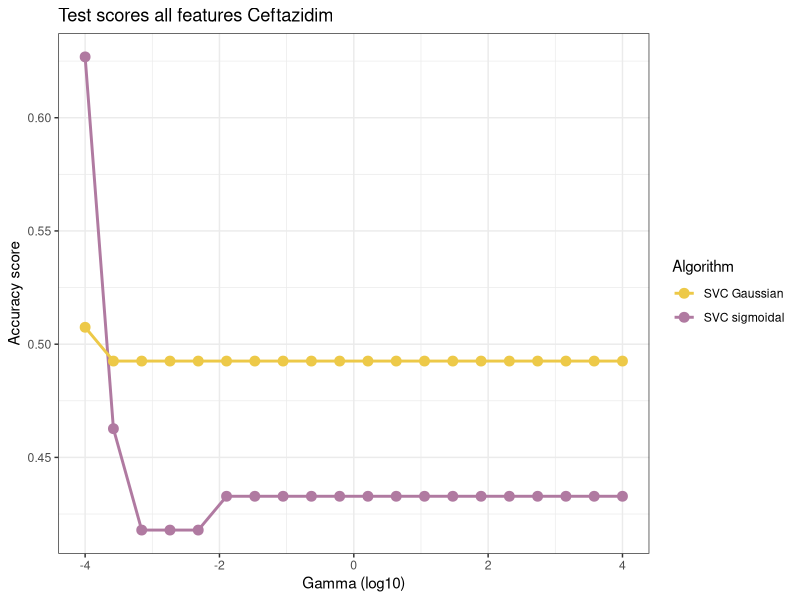

The R source for this figure:
library(tidyverse)


sweep_svc_sigmoid <- read_csv(
    "pipelines/results/ml_algorithms/sweep/svc_sigmoid_sweep_gamma_scores.csv"
)
sweep_svc_rbf <- read_csv(
    "pipelines/results/ml_algorithms/sweep/svc_rbf_sweep_gamma_scores.csv"
)

plot <- ggplot() +
    scale_color_manual(values = c("SVC sigmoidal" = "#b07aa1", "SVC Gaussian"="#edc948")) +
    geom_line(data = sweep_svc_sigmoid, aes(x = log10(Gamma), y = Test_score, color = "SVC sigmoidal"), linewidth = 1) +
    geom_point(data = sweep_svc_sigmoid, aes(x = log10(Gamma), y = Test_score, color = "SVC sigmoidal"), size = 3) +
    geom_line(data = sweep_svc_rbf, aes(x = log10(Gamma), y = Test_score, color = "SVC Gaussian"), linewidth = 1) +
    geom_point(data = sweep_svc_rbf, aes(x = log10(Gamma), y = Test_score, color = "SVC Gaussian"), size = 3) +
    labs(title = "Test scores all features Ceftazidim", x = "Gamma (log10)", y = "Accuracy score", color = "Algorithm") +
    theme_bw()

ggsave("plots/figure_6.png", plot = plot, width = 6.67, height = 6.67)
